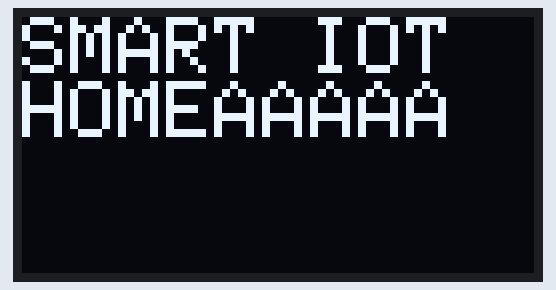
Recording of a sketch running on a simulated Arduino Uno, built with avr-gcc and run on an emulated ATmega328P. Shown: 128×64 one-colour display.

Above: at 0.1 s.

The sketch:

test.ino
```cpp
#include <Adafruit_GFX.h>
#include <Adafruit_SSD1306.h>

//------------------------------------------------------------------------------
// File generated by LCD Assistant
// http://en.radzio.dxp.pl/bitmap_converter/
//------------------------------------------------------------------------------

// 한글 비트맵 (8 pixels per byte)
//static const unsigned char PROGMEM bitmap1 [] = {

//};


// 소프트웨어 4 SPI 사용
#define OLED_MOSI  2    // D1
#define OLED_CLK   3   // D0
#define OLED_DC    4
#define OLED_CS    7
#define OLED_RESET 9

// OLED 디스플레이 선언
Adafruit_SSD1306 display(OLED_MOSI, OLED_CLK, OLED_DC, OLED_RESET, OLED_CS);

void setup()   {
  // OLED 초기화
  display.begin(SSD1306_SWITCHCAPVCC);
  display.setTextColor(WHITE);
  display.setTextSize(1);

  // 저전력을 위해 OLED 밝기 조정
  display.ssd1306_command(SSD1306_SETCONTRAST);
  display.ssd1306_command(0);
}

String test = "AAAAA";

void loop()
{
  display.clearDisplay();
  display.setTextSize(2);             // Normal 1:1 pixel scale
  display.setTextColor(SSD1306_WHITE);        // Draw white text
  display.setCursor(0,0);             // Start at top-left corner
  display.print(F("SMART IOT HOME"));
  display.println(test);

  display.display();
  delay(2000);
}
```
